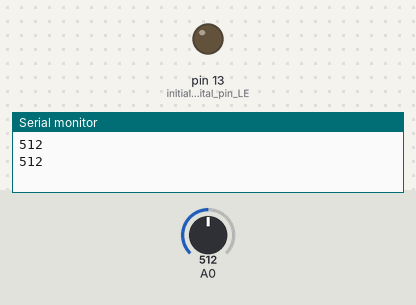
A sketch run on a simulated Arduino Uno, built with avr-gcc and run on an emulated ATmega328P. On the bench: output pins drawn as LEDs (lit = HIGH), the last lines printed to the serial monitor. Inputs (shaded band) come from the test bench; at power-on: A0 = 512.

Above: at 1.8 s.
1.9 s: A0 set to 484
At 4.0 s:
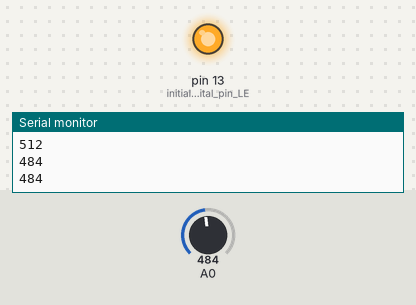
4.5 s: A0 set to 510
At 6.3 s:
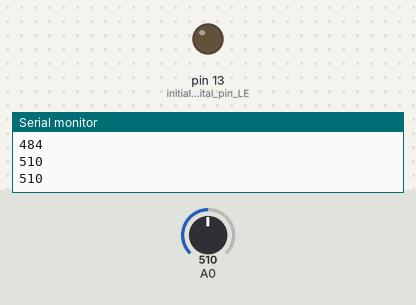
7.5 s: A0 set to 490
At 9.8 s:
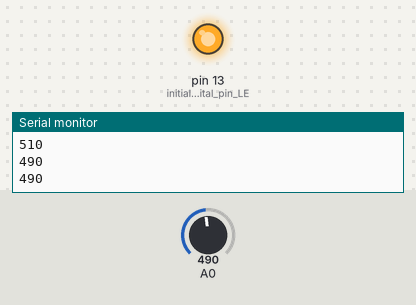
Timing chart, 0 to 11.3 s (numbered marks = the images above; inputs shaded):
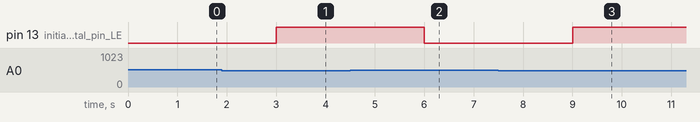

The sketch:

SmartPlant.ino
```cpp
void setup()
{
  Serial.begin(9600); // open serial port, set the baud rate as 9600 bps
  pinMode(LED_BUILTIN, OUTPUT); // initialize digital pin LED_BUILTIN as an output.
}

void loop()
{
  int val;
  val = analogRead(0); //connect sensor to Analog 0
  Serial.println(val); //print the value to serial port
  delay(1000);

  if (val < 500)
  {
    digitalWrite(LED_BUILTIN, HIGH); //Turn the LED on if the soil moisture analog read is below 500
  }
  if (val >= 500)
  {
    digitalWrite(LED_BUILTIN, LOW); //Turn the LED off if the soil moisture analog read is above or equal to 500
  }


}
```

Measured:
- the behaviour switches between 500 and 499 on A0 (found by bisection; images 0 and 1)
- after the input at 1.9 s, pin 13 (initialize_digital_pin_LE): LOW → HIGH after 1.1 s
- after the input at 4.5 s, pin 13 (initialize_digital_pin_LE): HIGH → LOW after 1.5 s
- after the input at 7.5 s, pin 13 (initialize_digital_pin_LE): LOW → HIGH after 1.5 s
